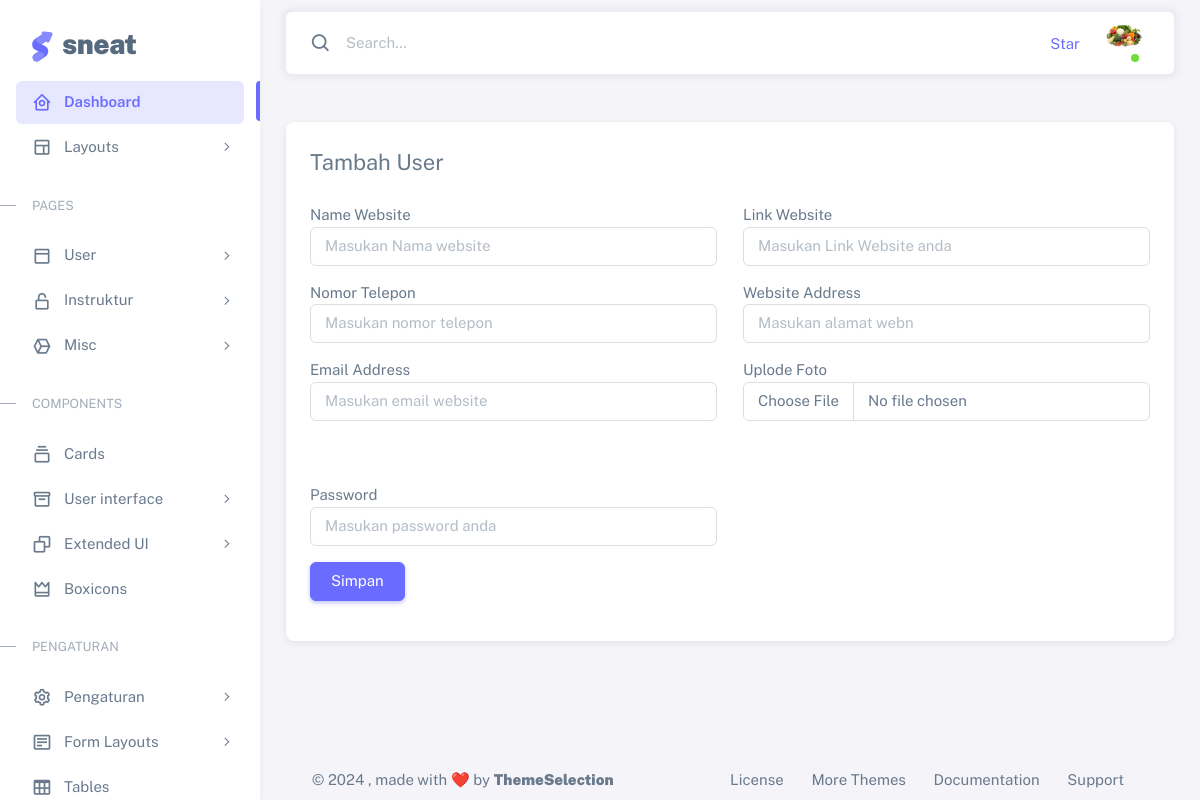
The app's page /admin/pengaturan-website.php, older data.
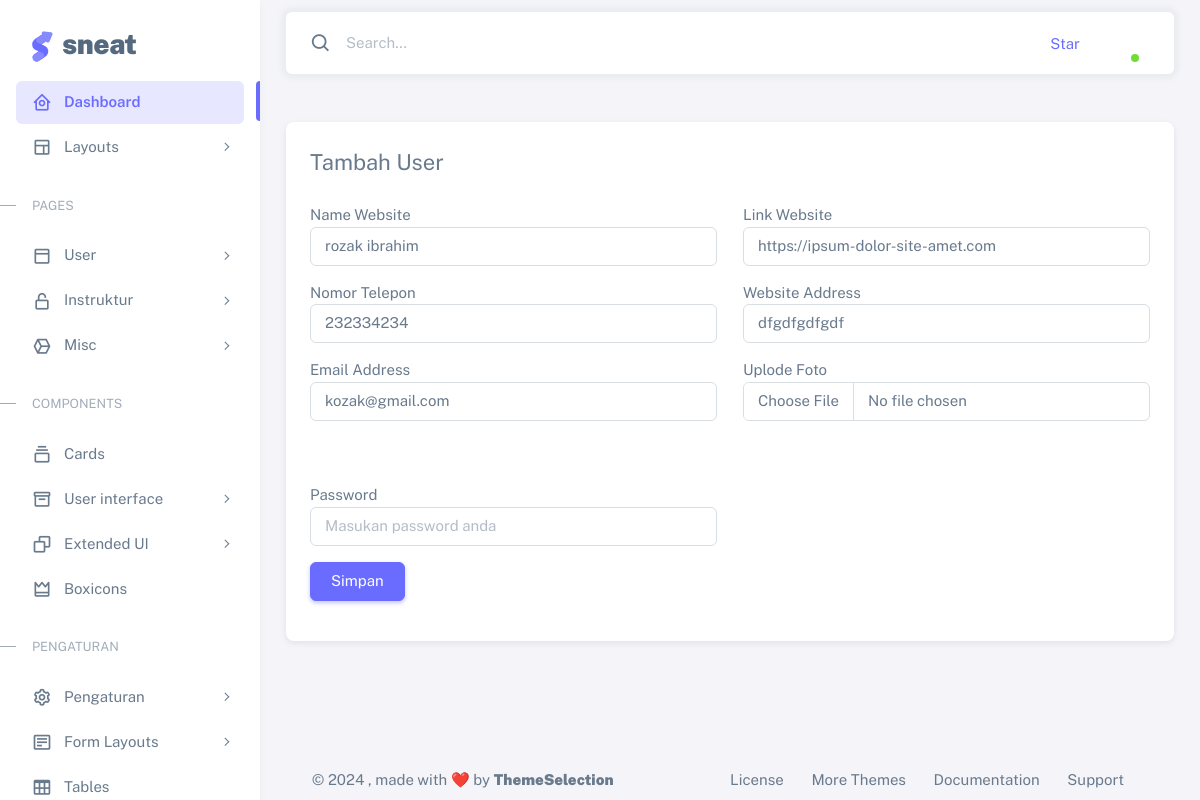
The same page, newer data.
### tables this page shows
CREATE TABLE `users` (
  `id` int(11) NOT NULL,
  `nama` varchar(50) NOT NULL,
  `email` varchar(50) NOT NULL,
  `password` varchar(50) NOT NULL,
  `foto` varchar(100) NOT NULL,
  `created_at` timestamp NOT NULL DEFAULT current_timestamp(),
  `updated_at` timestamp NOT NULL DEFAULT current_timestamp() ON UPDATE current_timestamp()
);

CREATE TABLE `general_setting` (
  `id` int(11) NOT NULL,
  `website_name` varchar(100) DEFAULT NULL,
  `website_link` varchar(100) DEFAULT NULL,
  `website_phone` varchar(100) DEFAULT NULL,
  `website_email` varchar(100) DEFAULT NULL,
  `website_address` text DEFAULT NULL,
  `twitter_link` varchar(100) DEFAULT NULL,
  `fb_link` varchar(100) DEFAULT NULL,
  `ig_link` varchar(100) DEFAULT NULL,
  `linkedin_link` varchar(100) DEFAULT NULL,
  `youtube_link` varchar(100) DEFAULT NULL,
  `logo` varchar(100) DEFAULT NULL,
  `create_at` timestamp NOT NULL DEFAULT current_timestamp(),
  `update_at` timestamp NOT NULL DEFAULT current_timestamp() ON UPDATE current_timestamp()
);

### admin/pengaturan-website.php (the view, shortened to what the changed rows need)
<?php
include 'koneksi.php' ;
$queryPengaturan = mysqli_query($koneksi, "SELECT * FROM general_setting ORDER BY id DESC");
$rowPengaturan = mysqli_fetch_assoc($queryPengaturan);
?>
<!DOCTYPE html>
<html
  lang="en"
  class="light-style layout-menu-fixed"
  dir="ltr"
  data-theme="theme-default"
  data-assets-path="../asset/admin/assets/"
  data-template="vertical-menu-template-free"
>
  <head>
    <?php include 'inc/head.php' ?>
  </head>
  <body>
    <div class="layout-wrapper layout-content-navbar">
      <div class="layout-container">
        <div class="layout-page">
         <?php include 'inc/nav.php' ?>
          <div class="content-wrapper">
              <div class="container">
                <div class="row">
                  <div class="col-sm-12">
                    <div class="card mt-5">
                      <div class="card-body">
                        <form action="" method="post" enctype="multipart/form-data">
                            <div class="mb-3 row">
                              <div class="col-sm-6">
                                <div class="mb-3">
                                    <label for="">Name Website</label>
                                    <input type="text" class="form-control" name="website_name" id="" placeholder="Masukan Nama website" value="<?php echo isset($rowPengaturan['website_name']) ? $rowPengaturan['website_name'] : '' ?>" required>
                                </div>
                                <div class="mb-3">
                                    <label for="">Nomor Telepon</label>
                                    <input type="number" class="form-control" name="website_phone" id="" placeholder="Masukan nomor telepon" value="<?php echo isset($rowPengaturan['website_phone']) ? $rowPengaturan['website_phone'] : '' ?>" required>
                                </div>
                                <div class="mb-3">
                                    <label for="">Email Address</label>
                                    <input type="email" class="form-control" name="website_email" id="" placeholder="Masukan email website" value="<?php echo isset($rowPengaturan['website_email']) ? $rowPengaturan['website_email'] : '' ?>" required>
                                </div>
                              </div>
                              <div class="col-sm-6 mb-4">
                              <div class="mb-3">
                              <label for="">Link Website</label>
                              <input type="url" class="form-control" name="website_link" id="" placeholder="Masukan Link Website anda" value="<?php echo isset($rowPengaturan['website_link']) ? $rowPengaturan['website_link'] : '' ?>" required>
                              </div>
                              <div class="mb-3">
                                    <label for="">Website Address</label>
                                    <input type="text" class="form-control" name="website_address" id="" placeholder="Masukan alamat webn" value="<?php echo isset($rowPengaturan['website_address']) ? $rowPengaturan['website_address'] : '' ?>" required>
                                </div>
                              </div>
                            </div>
                        </form>
                      </div>
                    </div>
                  </div>
                </div>
              </div>
          </div>
        </div>
      </div>
    </div>
  </body>
</html>

### admin/inc/nav.php (shortened to what the changed rows need)
<?php
include 'koneksi.php';
$sqlLoginUser = mysqli_query($koneksi , "SELECT * FROM users ORDER BY id DESC");
$rowLoginUser = mysqli_fetch_assoc($sqlLoginUser);
?>
<nav
          class="layout-navbar container-xxl navbar navbar-expand-xl navbar-detached align-items-center bg-navbar-theme"
          id="layout-navbar"
        >
          <div class="navbar-nav-right d-flex align-items-center" id="navbar-collapse">
            <ul class="navbar-nav flex-row align-items-center ms-auto">
              <li class="nav-item navbar-dropdown dropdown-user dropdown">
                <a class="nav-link dropdown-toggle hide-arrow" href="javascript:void(0);" data-bs-toggle="dropdown">
                  <div class="avatar avatar-online">
                    <img src="upload/<?php echo $rowLoginUser['foto'] ?>" alt class="w-px-40 h-auto rounded-circle" />
                  </div>
                </a>
              </li>
            </ul>
          </div>
        </nav>

Row changes from the older to the newer data that the page shows:
removed users: foto (picture)
added general_setting: website_name "rozak ibrahim", website_phone "232334234", website_email "kozak@gmail.com", website_link "https://ipsum-dolor-site-amet.com", website_address "dfgdfgdfgdf"
